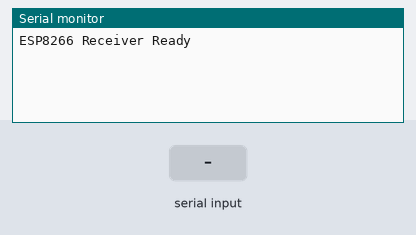
A sketch run on a simulated Arduino Uno, built with avr-gcc and run on an emulated ATmega328P. On the bench: the last lines printed to the serial monitor. Inputs (shaded band) come from the test bench.

Above: at 1.2 s.
1.3 s: "1\n" received over the second serial link
At 1.9 s:
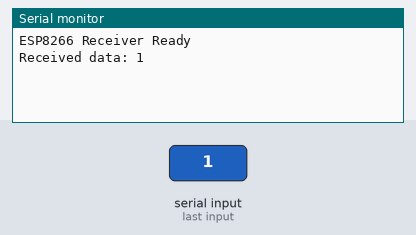
2.8 s: "0\n" received over the second serial link
At 4.0 s:
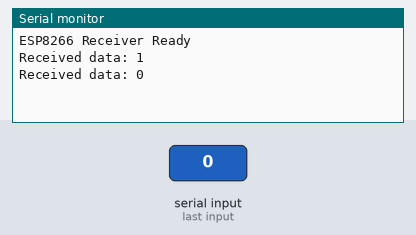
4.3 s: "2\n" received over the second serial link
At 5.4 s:
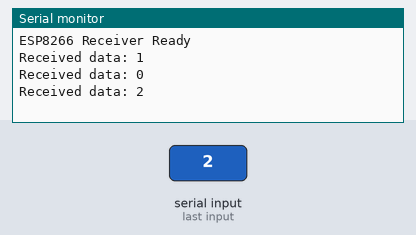

The sketch:

receiver.ino
```cpp
#include <SoftwareSerial.h>

// Define pin numbers if using a standard Arduino board
const int RX_PIN = 10;  // Example RX pin
const int TX_PIN = 11;  // Example TX pin

SoftwareSerial espSerial(RX_PIN, TX_PIN); // RX, TX (Change pins as necessary)

void setup() {
  Serial.begin(9600);   // Serial monitor baud rate
  espSerial.begin(9600);  // Serial communication with Arduino

  Serial.println("ESP8266 Receiver Ready");
}

void loop() {
  if (espSerial.available()) {
    String data = espSerial.readStringUntil('\n');
    Serial.println("Received data: " + data);
  }
  delay(100); // Small delay to avoid excessive Serial Monitor output
}
```

Measured:
- after the input at 1.3 s, the serial monitor: prints a new line at once (image 1)
- after the input at 2.8 s, the serial monitor: prints a new line at once (image 2)
- after the input at 4.3 s, the serial monitor: prints a new line at once (image 3)
